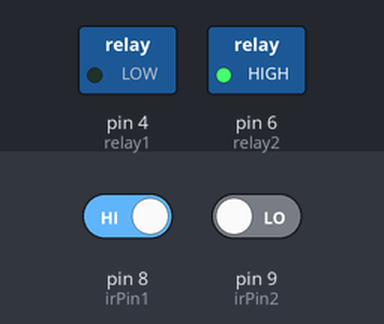
The sketch below on a simulated Arduino Uno, built with avr-gcc and run on an emulated ATmega328P. On the bench: switched loads named in the sketch (green lamp = pin HIGH). Inputs (shaded band) come from the test bench; at power-on: pin 9 (irPin2) LOW, pin 8 (irPin1) HIGH.

Above: at 1.2 s.
1.3 s: pin 9 (irPin2) driven HIGH
At 3.8 s:
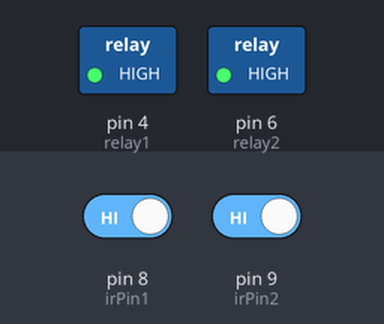
5.0 s: pin 8 (irPin1) driven LOW
At 6.1 s:
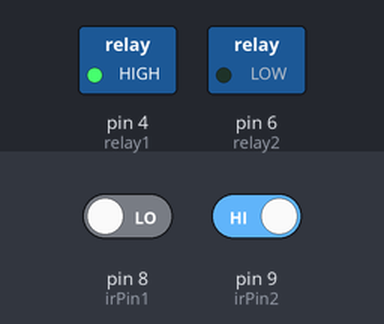
26.1 s: pin 8 (irPin1) driven HIGH
At 28.4 s:
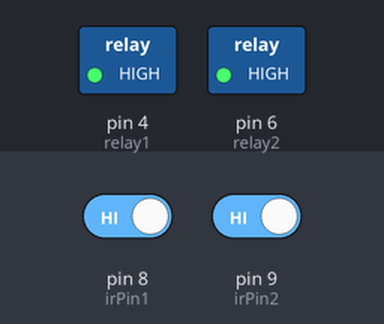
29.5 s: pin 9 (irPin2) driven LOW
At 30.8 s:
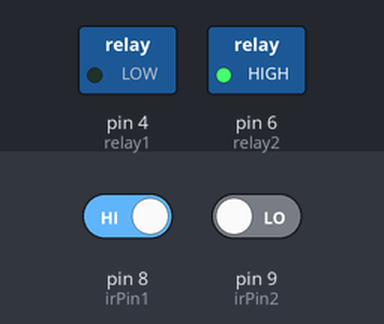
Timing chart, 0 to 40.1 s (numbered marks = the images above; inputs shaded):
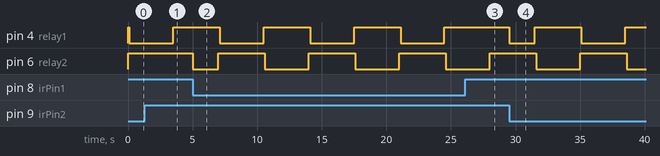

The sketch:

Final_Sketch_1.9.ino
```cpp
const int irPin1 = 8;
const int irPin2 = 9;
const int relay1 = 4;
const int relay2 = 6;
bool hasEntered = false;
bool hasRun1 = false;
bool hasRun2 = false;

//Variables for timing Bridge
unsigned long previousBridge = 0;
unsigned long currentBridge = 0;

//set time intervals
const unsigned long bridgeInterval = 3500;
const unsigned long irInterval = 100;

void setup() {
  pinMode(irPin1, INPUT);
  pinMode(irPin2, INPUT);
  pinMode(relay1, OUTPUT);
  pinMode(relay2, OUTPUT);
  digitalWrite(relay1, HIGH);
  digitalWrite(relay2, HIGH);
  Serial.begin(9600);
}

void loop() {
  currentBridge = millis();
  if (currentBridge - previousBridge >= irInterval) {
    if (digitalRead(irPin1) == LOW || digitalRead(irPin2) == LOW) {
      if (hasEntered) {
        hasRun2 = true;
        digitalWrite(relay2, LOW);
      } else {
        hasRun1 = true;
        digitalWrite(relay1, LOW);
      }
    }
  }
  if (hasRun1) {
    currentBridge = millis();

    if (currentBridge - previousBridge >= bridgeInterval) {
      previousBridge = currentBridge;
      digitalWrite(relay1, HIGH);
      hasEntered = true;
      hasRun1 = false;
    }
  }
  else if (hasRun2) {
    currentBridge = millis();

    if (currentBridge - previousBridge >= bridgeInterval) {
      previousBridge = currentBridge;
      digitalWrite(relay2, HIGH);
      hasEntered = false;
      hasRun2 = false;
    }
  }
}
```

Measured:
- after the input at 1.3 s, pin 6 (relay2): stays HIGH (without the input it goes to LOW after 2.3 s)
- after the input at 5.0 s, pin 4 (relay1): alternates HIGH for 3.6 s and LOW for 3.4 s, starting after 2.1 s; pin 6 (relay2): HIGH → LOW at once, then repeats every 7.0 s: HIGH 3.6 s, LOW 3.4 s
- after the input at 26.1 s, pin 4 (relay1): stays HIGH (without the input it goes to LOW after 2.0 s)
- after the input at 29.5 s, pin 4 (relay1): HIGH → LOW at once, → HIGH 2.0 s later, → LOW 3.6 s later, → HIGH 3.4 s later; pin 6 (relay2): HIGH → LOW after 2.1 s, → HIGH 3.4 s later, → LOW 3.6 s later
